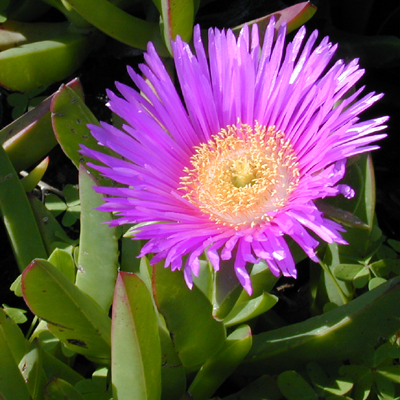
#> input picture Hw2 Rishi Rawat/flower.png, 400 x 400 px
$ python problem2.py
#> lines starting #> are read from the running program, lines starting #| are printed output that depends on the picture
import sys
import numpy as np
import matplotlib.pyplot as plt
import matplotlib.image as mpimg
import matplotlib as mp


#open png with matplotlib.image
img=mpimg.imread('flower.png')
#> img is the input picture: shape (400, 400, 3) float32; mean R, G, B 0.413, 0.312, 0.336

#new figure, show input img
plt.figure()
plt.imshow(img)


# do fourier transform


fourier = np.fft.fft2(img)


power = abs(fourier)# clip based on the 95th percentile: mp.mlab.prctile(power,95)
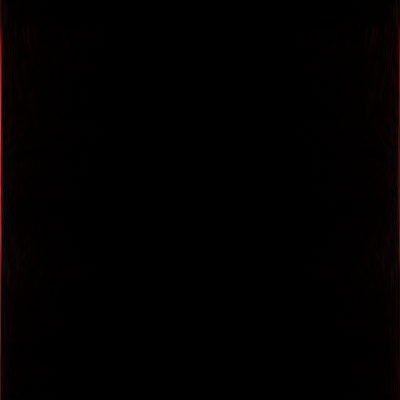
#> power: shape (400, 400, 3) float64; mean of channels 0, 1, 2 6.7, 1.9, 1.9; drawn with min black and max white
powerclip = power.clip(min=0,max=121)
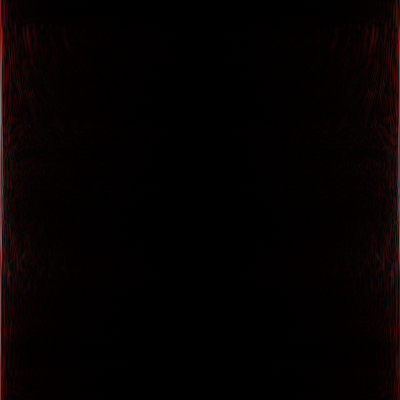
#> powerclip: shape (400, 400, 3) float64; mean of channels 0, 1, 2 5.7, 1.9, 1.9; drawn as R, G, B


plt.figure()
plt.imshow(powerclip)

plt.colorbar()


# filter the spectrum

#> (the run stopped early here; a loop or call above may not have finished)

$ run again, with Hw2 Rishi Rawat/moonlanding1.png copied over Hw2 Rishi Rawat/flower.png
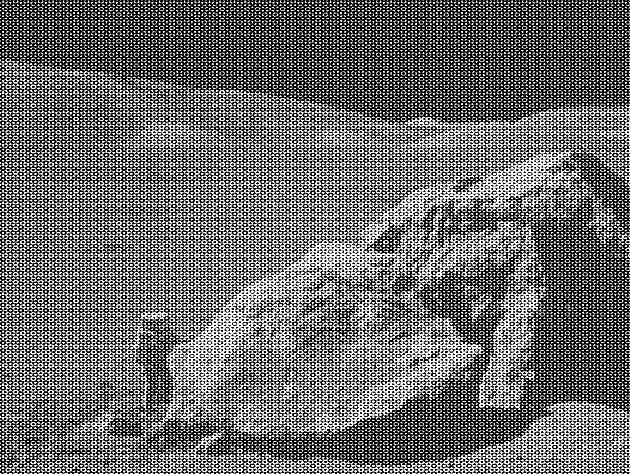
#> input picture Hw2 Rishi Rawat/moonlanding1.png, 630 x 474 px
#> img is the input picture: shape (474, 630) float32; min 0, max 1, mean 0.424
#> `inverse =(np.fft.ifft2(filtered)).real`:
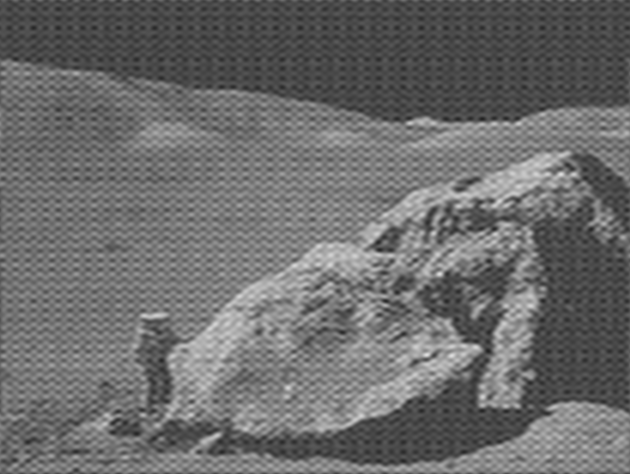
#> inverse: shape (474, 630) float64; min 0.137, max 0.874, mean 0.424
#> `plt.show()`:
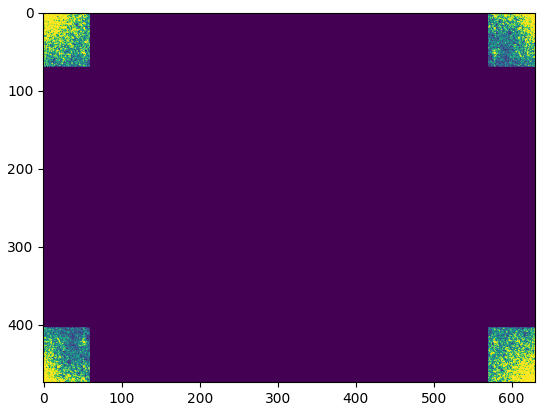
#> figure drawn by matplotlib, 1 panel
